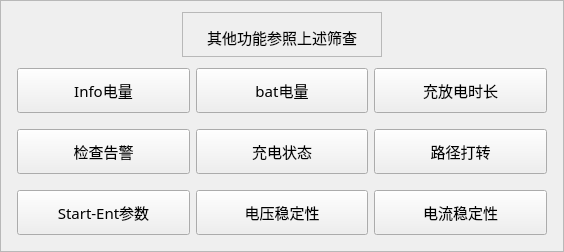
                           <widget class="QFrame" name="frame_8">
                            <property name="font">
                             <font>
                              <family>微软雅黑</family>
                              <pointsize>11</pointsize>
                              <weight>50</weight>
                              <italic>false</italic>
                              <bold>false</bold>
                             </font>
                            </property>
                            <property name="styleSheet">
                             <string notr="true"/>
                            </property>
                            <property name="frameShape">
                             <enum>QFrame::StyledPanel</enum>
                            </property>
                            <property name="frameShadow">
                             <enum>QFrame::Raised</enum>
                            </property>
                            <layout class="QHBoxLayout" name="horizontalLayout_21">
                             <item>
                              <layout class="QVBoxLayout" name="verticalLayout_24">
                               <item>
                                <layout class="QHBoxLayout" name="horizontalLayout_20">
                                 <item>
                                  <spacer name="horizontalSpacer_9">
                                   <property name="orientation">
                                    <enum>Qt::Horizontal</enum>
                                   </property>
                                   <property name="sizeHint" stdset="0">
                                    <size>
                                     <width>170</width>
                                     <height>20</height>
                                    </size>
                                   </property>
                                  </spacer>
                                 </item>
                                 <item>
                                  <widget class="QFrame" name="frame_10">
                                   <property name="minimumSize">
                                    <size>
                                     <width>200</width>
                                     <height>45</height>
                                    </size>
                                   </property>
                                   <property name="maximumSize">
                                    <size>
                                     <width>16777215</width>
                                     <height>45</height>
                                    </size>
                                   </property>
                                   <property name="frameShape">
                                    <enum>QFrame::StyledPanel</enum>
                                   </property>
                                   <property name="frameShadow">
                                    <enum>QFrame::Raised</enum>
                                   </property>
                                   <widget class="QLabel" name="label_16">
                                    <property name="geometry">
                                     <rect>
                                      <x>10</x>
                                      <y>10</y>
                                      <width>180</width>
                                      <height>30</height>
                                     </rect>
                                    </property>
                                    <property name="font">
                                     <font>
                                      <family>微软雅黑</family>
                                      <pointsize>11</pointsize>
                                      <weight>50</weight>
                                      <italic>false</italic>
                                      <bold>false</bold>
                                     </font>
                                    </property>
                                    <property name="text">
                                     <string>其他功能参照上述筛查</string>
                                    </property>
                                    <property name="alignment">
                                     <set>Qt::AlignCenter</set>
                                    </property>
                                   </widget>
                                  </widget>
                                 </item>
                                 <item>
                                  <spacer name="horizontalSpacer_10">
                                   <property name="orientation">
                                    <enum>Qt::Horizontal</enum>
                                   </property>
                                   <property name="sizeHint" stdset="0">
                                    <size>
                                     <width>170</width>
                                     <height>20</height>
                                    </size>
                                   </property>
                                  </spacer>
                                 </item>
                                </layout>
                               </item>
                               <item>
                                <layout class="QHBoxLayout" name="horizontalLayout_23">
                                 <property name="leftMargin">
                                  <number>5</number>
                                 </property>
                                 <property name="topMargin">
                                  <number>5</number>
                                 </property>
                                 <property name="rightMargin">
                                  <number>5</number>
                                 </property>
                                 <property name="bottomMargin">
                                  <number>5</number>
                                 </property>
                                 <item>
                                  <widget class="QPushButton" name="btn_chang_jump">
                                   <property name="minimumSize">
                                    <size>
                                     <width>140</width>
                                     <height>45</height>
                                    </size>
                                   </property>
                                   <property name="font">
                                    <font>
                                     <family>微软雅黑</family>
                                     <pointsize>11</pointsize>
                                     <weight>50</weight>
                                     <italic>false</italic>
                                     <bold>false</bold>
                                    </font>
                                   </property>
                                   <property name="cursor">
                                    <cursorShape>PointingHandCursor</cursorShape>
                                   </property>
                                   <property name="toolTip">
                                    <string>&lt;html&gt;&lt;head/&gt;&lt;body&gt;&lt;p&gt;info的跳电情况&lt;/p&gt;&lt;/body&gt;&lt;/html&gt;</string>
                                   </property>
                                   <property name="text">
                                    <string>Info电量</string>
                                   </property>
                                  </widget>
                                 </item>
                                 <item>
                                  <widget class="QPushButton" name="btn_bat_jump">
                                   <property name="minimumSize">
                                    <size>
                                     <width>140</width>
                                     <height>45</height>
                                    </size>
                                   </property>
                                   <property name="font">
                                    <font>
                                     <family>微软雅黑</family>
                                     <pointsize>11</pointsize>
                                     <weight>50</weight>
                                     <italic>false</italic>
                                     <bold>false</bold>
                                    </font>
                                   </property>
                                   <property name="cursor">
                                    <cursorShape>PointingHandCursor</cursorShape>
                                   </property>
                                   <property name="toolTip">
                                    <string>bat命令电量跳电情况</string>
                                   </property>
                                   <property name="text">
                                    <string>bat电量</string>
                                   </property>
                                  </widget>
                                 </item>
                                 <item>
                                  <widget class="QPushButton" name="btn_time">
                                   <property name="minimumSize">
                                    <size>
                                     <width>140</width>
                                     <height>45</height>
                                    </size>
                                   </property>
                                   <property name="font">
                                    <font>
                                     <family>微软雅黑</family>
                                     <pointsize>11</pointsize>
                                     <weight>50</weight>
                                     <italic>false</italic>
                                     <bold>false</bold>
                                    </font>
                                   </property>
                                   <property name="cursor">
                                    <cursorShape>PointingHandCursor</cursorShape>
                                   </property>
                                   <property name="toolTip">
                                    <string>info充放电时长</string>
                                   </property>
                                   <property name="text">
                                    <string>充放电时长</string>
                                   </property>
                                  </widget>
                                 </item>
                                </layout>
                               </item>
                               <item>
                                <layout class="QHBoxLayout" name="horizontalLayout_24">
                                 <property name="leftMargin">
                                  <number>5</number>
                                 </property>
                                 <property name="topMargin">
                                  <number>5</number>
                                 </property>
                                 <property name="rightMargin">
                                  <number>5</number>
                                 </property>
                                 <property name="bottomMargin">
                                  <number>5</number>
                                 </property>
                                 <item>
                                  <widget class="QPushButton" name="btn_error">
                                   <property name="minimumSize">
                                    <size>
                                     <width>140</width>
                                     <height>45</height>
                                    </size>
                                   </property>
                                   <property name="font">
                                    <font>
                                     <family>微软雅黑</family>
                                     <pointsize>11</pointsize>
                                     <weight>50</weight>
                                     <italic>false</italic>
                                     <bold>false</bold>
                                    </font>
                                   </property>
                                   <property name="cursor">
                                    <cursorShape>PointingHandCursor</cursorShape>
                                   </property>
                                   <property name="toolTip">
                                    <string>&lt;html&gt;&lt;head/&gt;&lt;body&gt;&lt;p&gt;info告警&lt;br/&gt;wip、wop等&lt;/p&gt;&lt;/body&gt;&lt;/html&gt;</string>
                                   </property>
                                   <property name="text">
                                    <string>检查告警</string>
                                   </property>
                                  </widget>
                                 </item>
                                 <item>
                                  <widget class="QPushButton" name="btn_status">
                                   <property name="minimumSize">
                                    <size>
                                     <width>140</width>
                                     <height>45</height>
                                    </size>
                                   </property>
                                   <property name="font">
                                    <font>
                                     <family>微软雅黑</family>
                                     <pointsize>11</pointsize>
                                     <weight>50</weight>
                                     <italic>false</italic>
                                     <bold>false</bold>
                                    </font>
                                   </property>
                                   <property name="cursor">
                                    <cursorShape>PointingHandCursor</cursorShape>
                                   </property>
                                   <property name="toolTip">
                                    <string>&lt;html&gt;&lt;head/&gt;&lt;body&gt;&lt;p&gt;充电状态检测&lt;/p&gt;&lt;/body&gt;&lt;/html&gt;</string>
                                   </property>
                                   <property name="text">
                                    <string>充电状态</string>
                                   </property>
                                  </widget>
                                 </item>
                                 <item>
                                  <widget class="QPushButton" name="btn_dazhaun">
                                   <property name="minimumSize">
                                    <size>
                                     <width>140</width>
                                     <height>45</height>
                                    </size>
                                   </property>
                                   <property name="font">
                                    <font>
                                     <family>微软雅黑</family>
                                     <pointsize>11</pointsize>
                                     <weight>50</weight>
                                     <italic>false</italic>
                                     <bold>false</bold>
                                    </font>
                                   </property>
                                   <property name="cursor">
                                    <cursorShape>PointingHandCursor</cursorShape>
                                   </property>
                                   <property name="text">
                                    <string>路径打转</string>
                                   </property>
                                  </widget>
                                 </item>
                                </layout>
                               </item>
                               <item>
                                <layout class="QHBoxLayout" name="horizontalLayout_25">
                                 <property name="leftMargin">
                                  <number>5</number>
                                 </property>
                                 <property name="topMargin">
                                  <number>5</number>
                                 </property>
                                 <property name="rightMargin">
                                  <number>5</number>
                                 </property>
                                 <property name="bottomMargin">
                                  <number>5</number>
                                 </property>
                                 <item>
                                  <widget class="QPushButton" name="start_vol_cur">
                                   <property name="minimumSize">
                                    <size>
                                     <width>140</width>
                                     <height>45</height>
                                    </size>
                                   </property>
                                   <property name="font">
                                    <font>
                                     <family>微软雅黑</family>
                                     <pointsize>11</pointsize>
                                     <weight>50</weight>
                                     <italic>false</italic>
                                     <bold>false</bold>
                                    </font>
                                   </property>
                                   <property name="cursor">
                                    <cursorShape>PointingHandCursor</cursorShape>
                                   </property>
                                   <property name="text">
                                    <string>Start-Ent参数</string>
                                   </property>
                                  </widget>
                                 </item>
                                 <item>
                                  <widget class="QPushButton" name="pushButton_8">
                                   <property name="minimumSize">
                                    <size>
                                     <width>140</width>
                                     <height>45</height>
                                    </size>
                                   </property>
                                   <property name="font">
                                    <font>
                                     <family>微软雅黑</family>
                                     <pointsize>11</pointsize>
                                     <weight>50</weight>
                                     <italic>false</italic>
                                     <bold>false</bold>
                                    </font>
                                   </property>
                                   <property name="cursor">
                                    <cursorShape>PointingHandCursor</cursorShape>
                                   </property>
                                   <property name="text">
                                    <string>电压稳定性</string>
                                   </property>
                                  </widget>
                                 </item>
                                 <item>
                                  <widget class="QPushButton" name="pushButton_10">
                                   <property name="minimumSize">
                                    <size>
                                     <width>140</width>
                                     <height>45</height>
                                    </size>
                                   </property>
                                   <property name="font">
                                    <font>
                                     <family>微软雅黑</family>
                                     <pointsize>11</pointsize>
                                     <weight>50</weight>
                                     <italic>false</italic>
                                     <bold>false</bold>
                                    </font>
                                   </property>
                                   <property name="cursor">
                                    <cursorShape>PointingHandCursor</cursorShape>
                                   </property>
                                   <property name="text">
                                    <string>电流稳定性</string>
                                   </property>
                                  </widget>
                                 </item>
                                </layout>
                               </item>
                              </layout>
                             </item>
                            </layout>
                           </widget>
